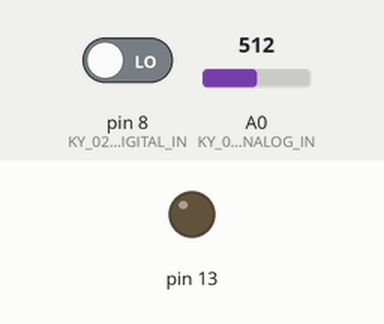
A sketch run on a simulated Arduino Uno, built with avr-gcc and run on an emulated ATmega328P. On the bench: output pins drawn as LEDs (lit = HIGH). The inputs (shaded band) are chosen by the test bench; at power-on: pin 8 (KY_025_DIGITAL_IN) LOW, A0 (KY_025_ANALOG_IN) = 512.

Above: at 1.2 s.
1.3 s: pin 8 (KY_025_DIGITAL_IN) driven HIGH
At 2.1 s:
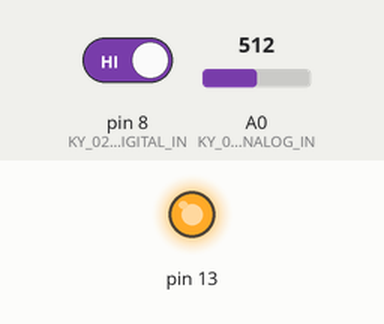
2.8 s: pin 8 (KY_025_DIGITAL_IN) driven LOW
At 3.3 s:
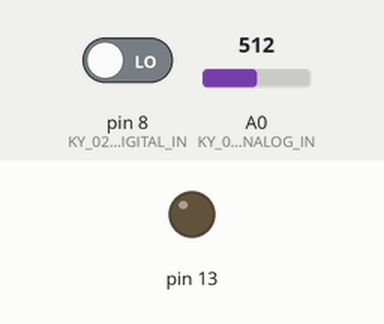
Timing chart, 0 to 5.8 s (numbered marks = the images above; inputs shaded):
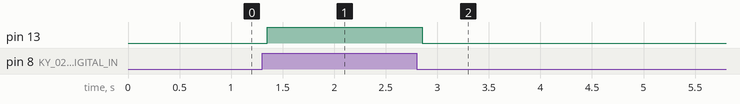

The sketch:

KY-025_ReedSwitch.ino
```cpp
/*
 * inventr.io 37 in 1 Sensor Kit (https://inventr.io/product/37-in-1-sensor-kit/)
 * Sensor Course (https://inventr.io/course/sensor-training/)
 *
 * Code contributions:
 *    David Schmidt (davids@inventr.io)
 *    biTToe        (bittoe@yahoo.com)
 * Lesson - [KY-025] Reed Switch
 *
 * The KY-025 is a compact, low-cost magnetic reed switch module that can be used with Arduino
 * and Raspberry Pi. The reed switch is a type of sensor that can detect the presence of a
 * magnetic field. It consists of two ferromagnetic reeds that are sealed in a glass tube.
 *
 * When a magnetic field is applied to the reed switch, the reeds become magnetized and
 * attract each other, closing the switch. When the magnetic field is removed, the reeds
 * lose their magnetization and return to their original position, opening the switch.
 * This makes the reed switch useful for detecting the position of a door or window,
 * the presence of a magnetic field in a motor, or the rotation of a wheel.
 *
 *+-+--+--+--+--+--+--+--+--+--+--+--+--+--+--+--+--+--+--+--+
 *|          CALIBRATION
 *| The KY-25 is an all-or-nothing sensor.
 *| This means that the presence of any magnetic field
 *| can produce a change in the Analog Value.
 *|
 *| To calibrate this sensor, un-comment the Serial.print
 *| lines at the end of the sketch and run.
 *| With NO MAGNET present the output should read:
 *| Digital Value: 0 | Analog Value: 1023
 *|
 *| Place a magnet at the desired distance. The Analog Value
 *| should now be LESS THAN 1023. If the value is GREATER
 *| than ~510, the Digital Value will still be 0.
 *|
 *| Set the trigger point by adjusting the small screw on
 *| the blue potentiometer; this will change the analog
 *| output: Clockwise DECREASES Analog Value,
 *| Counterclockwise INCREASES Analog Value. When the
 *| Analog Value is LESS than about 510 the Digital
 *| Value should change from 0 to 1.
 *|
 *| To fine tune the sensitivity, observe LED2 on the sensor.
 *| When LED2 is ON you have crossed the threshold. Adjust
 *| the potentiometer so your trigger-point is consistent
 *| and reliable.
 *+-+--+--+--+--+--+--+--+--+--+--+--+--+--+--+--+--+--+--+--+
 *
 ** N.B.
 *
 * You can use HIGH, 1, true interchangably
 * You can use LOW, 0, false interchangably
 * but you should be consistent
 *
 * There are seven sensors in this kit that have
 * a red PCB and a blue potentiometer
 * KY-024 LinearHall  | KY-036 TouchSensor
 * KY-025 ReedSwitch  | KY-037 BigSoundSensor
 * KY-026 FlameSensor | KY-038 SmallSoundSensor
 * KY-028 DigitalTempSensor
 *
 * They all function in exactly the same way and use exactly the same code,
 * albeit with different variable names.
 *
 * Each sensor is equipped with:
 * two output pins: digital (DO) and analog (AO).
 * Two on-board LEDs: Power (LED1) & Threshold (LED2)

 * When the intensity of the signal is GREATER than the set threshold:
 * DO == 1, AO < ~500, LED2 is ON

 * When the intensity of the signal is LESS than the set threshold:
 * DO == 0, AO > ~500, LED2 is OFF

 * The analog pin output (AO) is a range from 0 to 1023
 * The digital pin output (DO) is either 0 or 1
 * These are sensors that detects a physical signal: noise, heat, magnetic field... etc
 * Each sensor has a limited range of detection.
 *
 * ** THE STRONGER THE SIGNAL, THE LOWER THE Analog Value -Closer to 0 **
 * ** THE WEAKER THE SIGNAL, THE HIGHER THE Analog Value -Closer to 1024 **
 * ** (AO) LESS THAN ~512 triggers (DO) to 1
 * ** (AO) GREATER than ~512 triggers (DO) to 0
 *
 * These sensors are not calibrated in any meaningfuly way.
 * They are detectors as opposed to calibrated sensors; their outputs are not meant to
 * be converted to functional units (dB, degrees, lumens, Teslas... etc)
 *
 * This project uses:
 * One Digital pin to OUTPUT (HIGH or LOW)
 * One Analog pin to OUTPUT (Magnetic field strength & polarity)
 * The onboard LED
 * On the Hero (Arduino Uno compatible) we *could* use: D0-D13, A0-A5.
 * Skip: A0-A5 (can use for any ANALOG pin),
 *       D0/D1 (used by USB),
 *       D2/D3 (save for interrupts),
 *       D13 (used by LED_BUILTIN and SPI Clock),
 *       D5, D6, D9, D10 and D11 (save for PWM)
 *       D11 (SPI MOSI)
 *       D12 (SPI MISO)
 * Recommended for fewest conflicts:
 *    Digital pin: D4, D7 or D8
 *    Analog pin:  A0-A5
 */

const uint8_t KY_025_DIGITAL_IN = 8;  // digital sensor
const uint8_t KY_025_ANALOG_IN = A0;  // analog sensor

void setup() {
  Serial.begin(9600);
  pinMode(LED_BUILTIN, OUTPUT);      // define LED_BUILTIN as output interface
  pinMode(KY_025_DIGITAL_IN, INPUT); // define digital pin as input interface
  pinMode(KY_025_ANALOG_IN, INPUT);  // define analog pin as input interface
}

void loop() {
  int ky025_Dval = digitalRead(KY_025_DIGITAL_IN); // Reads digital value
  int ky025_Aval = analogRead(KY_025_ANALOG_IN);   // Reads analog value

  if (ky025_Dval == HIGH) // Magnetic field detected
    digitalWrite(LED_BUILTIN, HIGH);
  else                    // No Magnetic field detected
    digitalWrite(LED_BUILTIN, LOW);
  delay(150);             // change this value to pole the sensor more or less often

  /*
   * To see what the sensor is writing to the Hero board
   * Uncomment the Serial.print lines below
   * This information is also useful during calibration
   */
//   Serial.print("Digital Value: ");
//   Serial.print(ky025_Dval);
//   Serial.print(" | ");
//   Serial.print("Analog value: ");
//   Serial.println(ky025_Aval);
}
```

Measured:
- after the input at 1.3 s, pin 13: LOW → HIGH after 0.05 s
- after the input at 2.8 s, pin 13: HIGH → LOW after 0.05 s
